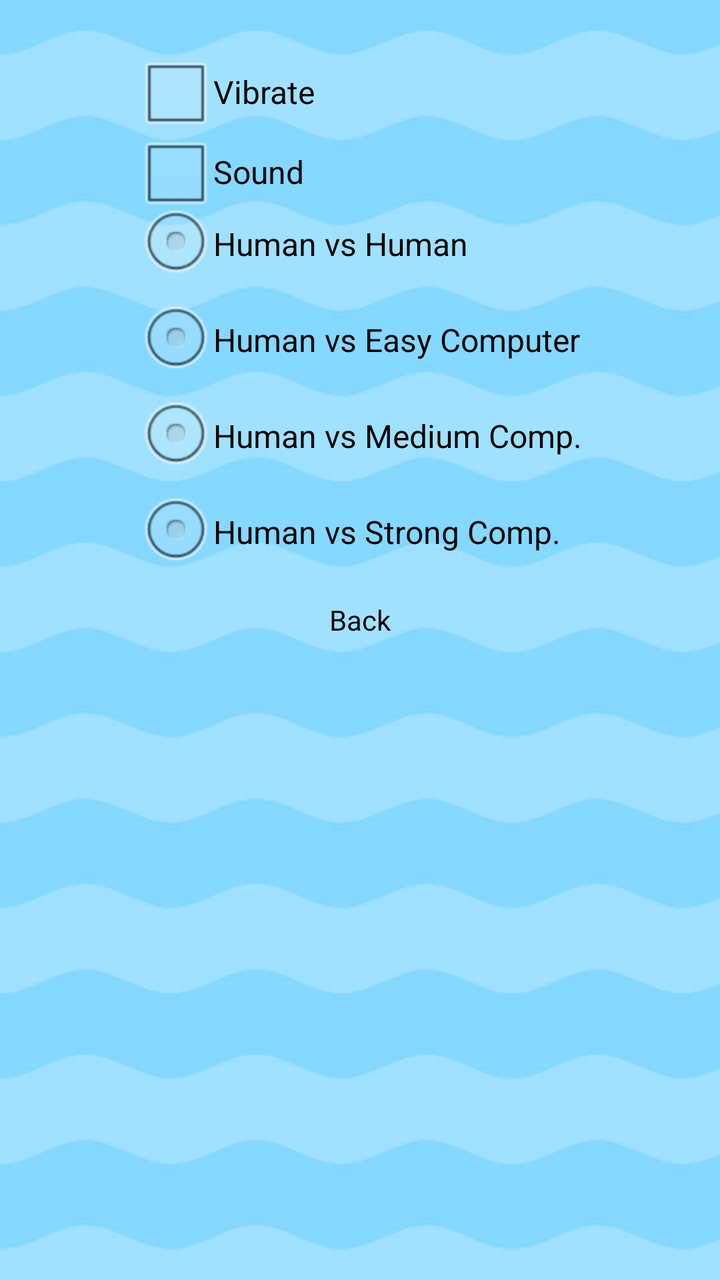
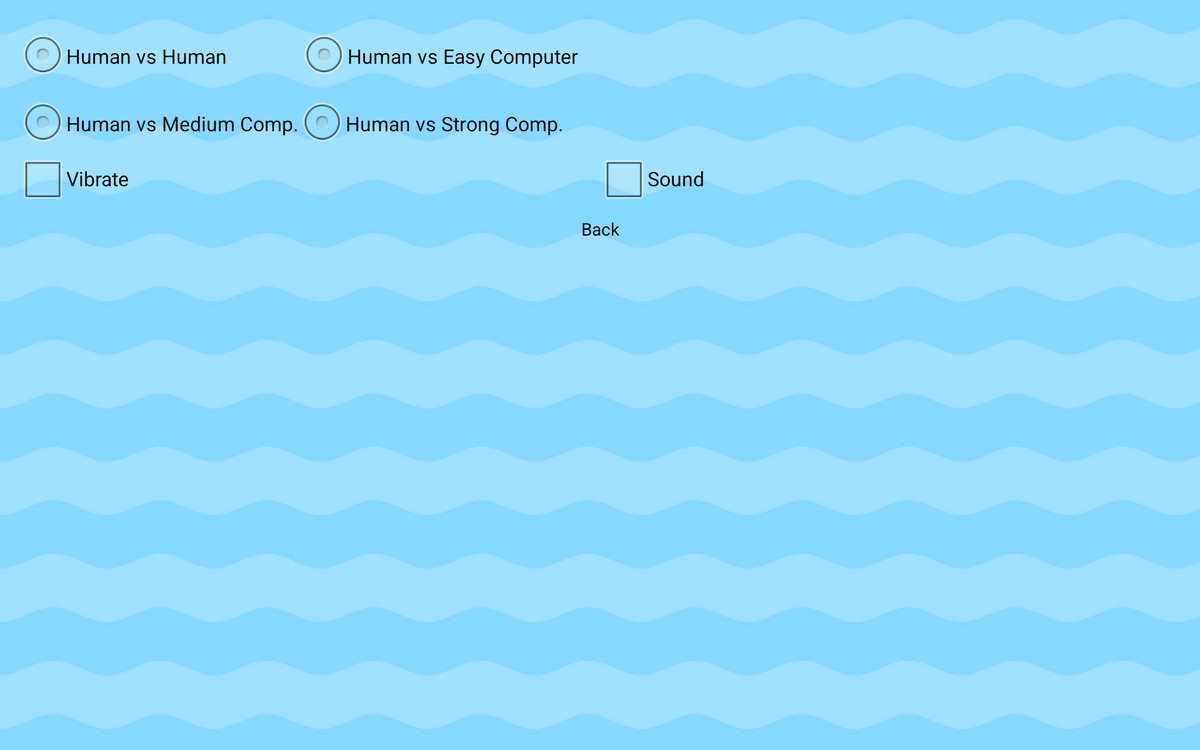

One screen, two layout resources from the same app: the default and the repository's alternative for another configuration. Each is rendered where Android would select it; the XML of both is given below.
<!-- AndroidManifest.xml: application theme app_theme -->
<!-- res/layout/settings.xml -->
<?xml version="1.0" encoding="utf-8"?>
<RelativeLayout xmlns:android="http://schemas.android.com/apk/res/android"
    android:id="@+id/settings_id"
    android:layout_width="fill_parent"
    android:layout_height="fill_parent" >

      <RadioGroup
        android:id="@+id/games"
        android:layout_alignParentTop="true"
        android:layout_centerHorizontal="true"
        android:layout_marginTop="98dp"
        android:layout_width="wrap_content"
        android:layout_height="wrap_content" >
 
        <RadioButton
            android:id="@+id/human"
            android:layout_width="wrap_content"
            android:layout_height="wrap_content"
            android:text="@string/human_game" 
            android:textColor="@color/line"
            />
          
         <RadioButton
            android:id="@+id/easy"
            android:layout_width="wrap_content"
            android:layout_height="wrap_content"
            android:text="@string/easy_game" 
            android:textColor="@color/line"
            />
 
        <RadioButton
            android:id="@+id/normal"
            android:layout_width="wrap_content"
            android:layout_height="wrap_content"
            android:text="@string/normal_game" 
            android:textColor="@color/line"
            />
        
         <RadioButton
            android:id="@+id/hard"
            android:layout_width="wrap_content"
            android:layout_height="wrap_content"
            android:text="@string/hard_game" 
            android:textColor="@color/line"
            />
 
    </RadioGroup>

    <CheckBox
        android:id="@+id/vibrate"
        android:layout_width="182dp"
        android:layout_height="40dp"
        android:layout_alignLeft="@+id/games"
        android:layout_alignParentTop="true"
        android:layout_marginTop="26dp"
        android:text="@string/vibrate"
        android:textColor="@color/line" />

    <CheckBox
        android:id="@+id/sound"
        android:layout_width="182dp"
        android:layout_height="40dp"
        android:layout_alignLeft="@+id/games"
        android:layout_below="@+id/vibrate"
        android:text="@string/sound"
        android:textColor="@color/line" />

    <Button
        android:id="@+id/back"
        android:layout_width="182dp"
        android:layout_height="40dp"
        android:layout_below="@+id/games"
        android:layout_centerHorizontal="true"
        android:background="@drawable/menu_button_lblue"
        android:text="@string/back"
        android:textColor="@color/line" />

</RelativeLayout>
<!-- resources referenced by this layout -->
<resources>
  <color name="line">#000000</color>
  <string name="back">Back</string>
  <string name="easy_game">Human vs Easy Computer</string>
  <string name="hard_game">Human vs Strong Comp.</string>
  <string name="human_game">Human vs Human</string>
  <string name="normal_game">Human vs Medium Comp.</string>
  <string name="sound">Sound</string>
  <string name="vibrate">Vibrate</string>
  <style name="app_theme" parent="android:Theme">
          <item name="android:windowBackground">@drawable/app_background</item>
          <item name="android:listViewStyle">@style/TransparentListView</item>
          <item name="android:expandableListViewStyle">@style/TransparentExpandableListView</item>
      </style>
  <!-- drawable app_background (drawable-hdpi) -->
  <?xml version="1.0" encoding="utf-8"?>
      <bitmap xmlns:android="http://schemas.android.com/apk/res/android"
          android:src="@drawable/app_back"
          android:tileMode="repeat" />
  <style name="TransparentListView" parent="@android:style/Widget.ListView">
    <item name="android:cacheColorHint">@android:color/transparent</item>
   </style>
  <style name="TransparentExpandableListView" parent="@android:style/Widget.ExpandableListView">
    <item name="android:cacheColorHint">@android:color/transparent</item>
   </style>
  <!-- drawable app_back: png bitmap (drawable-hdpi, 3068 bytes) -->
</resources>
<!-- res/layout-sw600dp-land/settings.xml (the repository's variant of the layout above) -->
<!-- drawn on a 7-inch tablet turned sideways -->
<?xml version="1.0" encoding="utf-8"?>
<TableLayout xmlns:android="http://schemas.android.com/apk/res/android"
    android:layout_width="fill_parent"
    android:layout_height="fill_parent"
    android:layout_gravity="center"
    android:orientation="horizontal"
    android:padding="15dip"
    android:stretchColumns="*" >

    
    <RadioGroup
        android:id="@+id/games"
        android:layout_width="wrap_content"
        android:layout_height="wrap_content" >
<TableRow>
        <RadioButton
            android:id="@+id/human"
            android:layout_width="225dp"
            android:layout_height="wrap_content"
            android:text="@string/human_game"
            android:textColor="@color/line" />

        <RadioButton
            android:id="@+id/easy"
            android:layout_width="wrap_content"
            android:layout_height="60dp"
            android:text="@string/easy_game"
            android:textColor="@color/line" />

</TableRow>
<TableRow>
        <RadioButton
            android:id="@+id/normal"
            android:layout_width="wrap_content"
            android:layout_height="wrap_content"
            android:text="@string/normal_game"
            android:textColor="@color/line" />

        <RadioButton
            android:id="@+id/hard"
            android:layout_width="wrap_content"
            android:layout_height="wrap_content"
            android:text="@string/hard_game"
            android:textColor="@color/line" />
        </TableRow>
    </RadioGroup>

    
<TableRow>
    <CheckBox
        android:id="@+id/vibrate"
        android:layout_width="82dp"
        android:layout_height="40dp"
        android:text="@string/vibrate"
        android:textColor="@color/line" />

    <CheckBox
        android:id="@+id/sound"
        android:layout_width="82dp"
        android:layout_height="40dp"
        android:text="@string/sound"
        android:textColor="@color/line" />

</TableRow>

    <Button
        android:id="@+id/back"
        android:layout_width="80dp"
        android:layout_height="40dp"
        android:background="@drawable/menu_button_lblue"
        android:text="@string/back"
        android:textColor="@color/line" />
    
</TableLayout>
